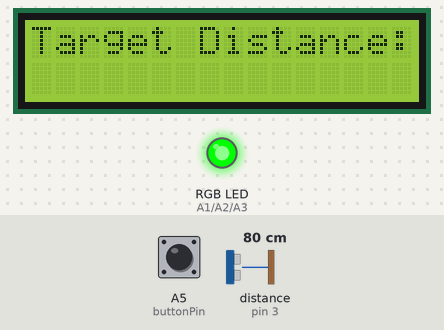
The sketch below on a simulated Arduino Uno, built with avr-gcc and run on an emulated ATmega328P. Parts: 16×2 character LCD, an RGB LED mixed from three pins (HIGH = lit). The test bench sets the inputs (shaded band); at power-on: distance to the obstacle (sensor on pin 3) 80 cm, A5 (buttonPin) LOW. The echo pulse lasts 58.3 µs per cm; the modem accepts every AT command (registered, SIM ready, sends succeed) and sends nothing else; pins used as bus, display or sensor lines are not drawn; what the sketch prints to the serial monitor is not drawn.

Above: at 13.1 s.
At 15.7 s:
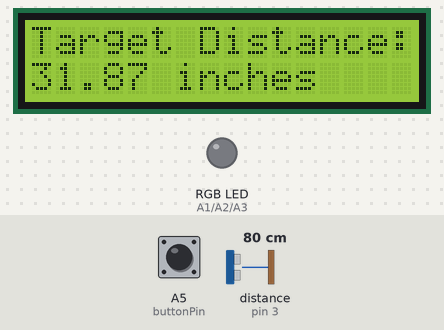
15.8 s: distance to the obstacle (sensor on pin 3) set to 2 cm
At 22.4 s:
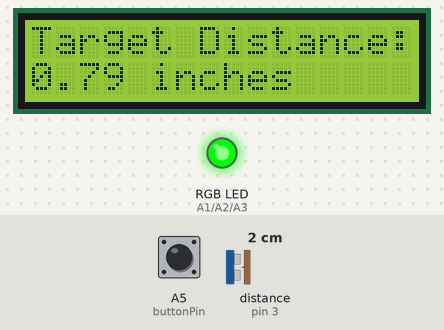
23.6 s: distance to the obstacle (sensor on pin 3) set to 4 cm
At 24.9 s:
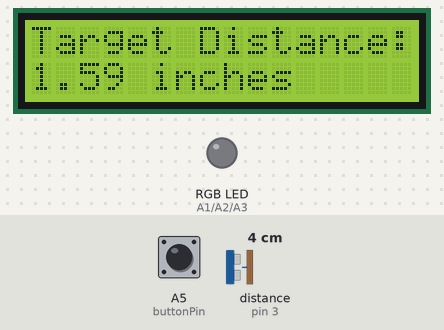
28.3 s: distance to the obstacle (sensor on pin 3) set to 9 cm
At 30.8 s:
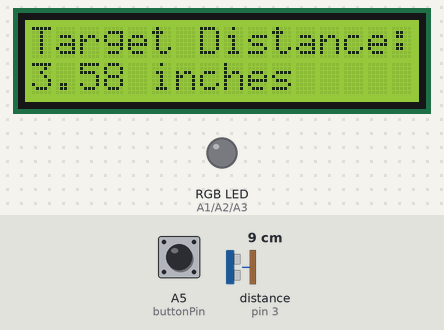
Timing chart, 0 to 39.2 s (numbered marks = the images above; inputs shaded):
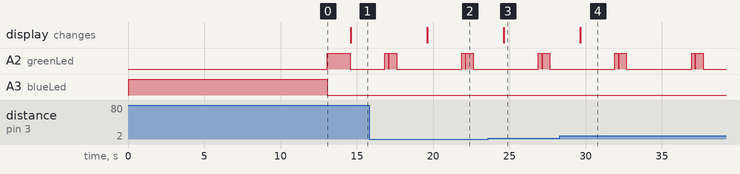

The sketch:

bySwitchDatabase.ino
```cpp
/**
 *@author RAJ_SHAH
 *@author imec studios aka lab55
*/

/**
 * ultra ---  arduino Uno
 * vcc        5v
 * gnd        gnd
 * echo       2
 * trig       3
 *
 *esp8266 --- Arduino Uno
 * vcc        3.3V
 * gnd        gnd
 * tx         12
 * rx         13
 * rst        3.3V
 */


#include <LiquidCrystal.h>        //Load Liquid Crystal Library
#include <SoftwareSerial.h>       //wifi is communicating througth serialPorts

#define  uchar unsigned char      //To reduce programming time only
#define uint  unsigned int
#define DEBUG FALSE               //comment out to remove debug msgs

//*-- Hardware Serial
#define _baudrate 115200           //mey differ for your wifi Module____mine is esp8266

//*-- Software Serial
#define _rxpin      12
#define _txpin      13

//Maximum length of the array
#define MAX_LEN 16


//*-- IoT Information
#define SSID "LAB55"              //SSID of your router/network
#define PASS "abc54321"             //PASSWORD to connectwith it.
#define DEST_HOST "www.storywith.in"            //IP address or URL of website/server You wants to connect
#define DEST_IP "50.31.138.216"

SoftwareSerial wifi( _rxpin, _txpin ); // RX, TX
uchar serNumA[5];

uchar fifobytes;
uchar fifoValue;

//For RGB Leds
const int redLed = A1;
const int greenLed = A2;
const int blueLed = A3;

const int buttonPin = A5;     // the number of the pushbutton pin
int buttonState = 0;         // variable for reading the pushbutton status

String GET = "GET /ultraInsert.php";     //FilePath to which you wants to send data through GET REQUEST

//LCD + Ultra
LiquidCrystal LCD(8, 9, 4, 5, 6, 7); //Create Liquid Crystal Object called LCD

int trigPin = 2; //Sensor Trip pin connected to Arduino pin 13
int echoPin = 3; //Sensor Echo pin connected to Arduino pin 11
int myCounter = 0; //declare your variable myCounter and set to 0
int servoControlPin = 6; //Servo control line is connected to pin 6
float pingTime;  //time for ping to travel from sensor to target and return
float targetDistance; //Distance to Target in inches
float speedOfSound = 776.5; //Speed of sound in miles per hour when temp is 77 degrees.


void setup() {
  // put your setup code here, to run once:
  pinMode(redLed, OUTPUT);
  pinMode(greenLed, OUTPUT);
  pinMode(blueLed, OUTPUT);

  pinMode(trigPin, OUTPUT);
  pinMode(echoPin, INPUT);

// initialize the pushbutton pin as an input:
  pinMode(buttonPin, INPUT);

  LCD.begin(16, 2); //Tell Arduino to start your 16 column 2 row LCD
  LCD.setCursor(0, 0); //Set LCD cursor to upper left corner, column 0, row 0
  LCD.print("Target Distance:");  //Print Message on First Row

  Serial.begin( _baudrate );       // comment means debugging through SerialMonitor is off.
  wifi.begin( _baudrate );            //Start wifi


  //Start Connection with the wifi
AT:
  analogWrite(blueLed, 255);             //MAKE Blue led glow to indicate power suply.
  sendWifi("AT\r\n");
  delay(5000);                                //5 Sec. Delay
  if (wifi.find("OK"))
  {
    Serial.println("RECEIVED: OK\nData ready to sent!");
    Serial.println("Wiring of wifi is OK.");

    connectWiFi();

  }
  else
  {
    blinkLed(redLed, 2000);               //2 Sec. Delay
    goto AT;
  }
}

void loop() {

  // put your main code here, to run repeatedly:
  //Lcd + Ultra
  digitalWrite(trigPin, LOW); //Set trigger pin low
  delayMicroseconds(2000); //Let signal settle
  digitalWrite(trigPin, HIGH); //Set trigPin high
  delayMicroseconds(15); //Delay in high state
  digitalWrite(trigPin, LOW); //ping has now been sent
  delayMicroseconds(10); //Delay in high state

  pingTime = pulseIn(echoPin, HIGH);  //pingTime is presented in microceconds
  pingTime=pingTime/1000000; //convert pingTime to seconds by dividing by 1000000 (microseconds in a second)
  pingTime=pingTime/3600; //convert pingtime to hourse by dividing by 3600 (seconds in an hour)
  targetDistance= speedOfSound * pingTime;  //This will be in miles, since speed of sound was miles per hour
  targetDistance=targetDistance/2; //Remember ping travels to target and back from target, so you must divide by 2 for actual target distance.
  targetDistance= targetDistance*63360;    //Convert miles to inches by multipling by 63360 (inches per mile)

  LCD.setCursor(0,1);  //Set cursor to first column of second row
  LCD.print("                "); //Print blanks to clear the row
  LCD.setCursor(0,1);   //Set Cursor again to first column of second row
  LCD.print(targetDistance); //Print measured distance
  LCD.print(" inches");  //Print your units.
  delay(250); //pause to let things settle

  buttonState = digitalRead(buttonPin);

  // check if the pushbutton is pressed.
  // if it is, the buttonState is HIGH:
  //if (buttonState == LOW) {

    updateDatabase(targetDistance);

  //}

  delay(1000);
}


//Function to BLINK the LED
void blinkLed(int ledPin , int delayTime)
{
  analogWrite(redLed, 0);
  analogWrite(greenLed, 0);
  analogWrite(blueLed, 0);

  analogWrite(ledPin, 255);
  delay(delayTime);
  analogWrite(ledPin, 0);

}

//Function to Send AT commands to wifi
void sendWifi(String cmd)
{
  Serial.print("SEND: ");
  Serial.println(cmd);
  wifi.println(cmd);
}


//Function to connect to the network --> One TIME Progarmm
boolean connectWiFi()
{
  wifi.println("AT+CWMODE=1");          //WiFi STA mode - if '3' it is both client and AP
  delay(2000);                                            //2 Seconds Waiting
  //Connect to Router with AT+CWJAP="SSID","Password";
  // Check if connected with AT+CWJAP?
  String cmd = "AT+CWJAP=\"";           // Join accespoint
  cmd += SSID;
  cmd += "\",\"";
  cmd += PASS;
  cmd += "\"";
CWJAP:
  sendWifi(cmd);
  delay(5000);                                             //5 Seconds Waiting

  if (wifi.find("OK"))
  {
    Serial.println("RECIEVED: OK");
    goto CIPMUX;                                        //connection Established Go MAke SINGLE CONNECTION
    //return true;
  }
  else if (wifi.find("Error"))
  {
    Serial.println("RECEIVED: Error");
    blinkLed(redLed, 500);                            //1.5 Sec. delay(total).
    blinkLed(redLed, 500);
    blinkLed(redLed, 500);
    goto CWJAP;                                                //Found Error
    //return true;
  }
  else
  {
    Serial.println("returned value is untrackable");
    //goto CWJAP;
    blinkLed(blueLed, 500);                         //COULD NOT TRACK wifi's Replay
    //Ignoring replay and assuming connection Established   //1 Sec. Delay
    //return false;
  }
CIPMUX:
  cmd = "AT+CIPMUX=0";// Set Single connection
  sendWifi( cmd );
  if ( wifi.find( "Error") )
  {
    Serial.print( "RECEIVED: Error" );                //single connection failed.
    blinkLed(redLed, 500);                            //1 Sec. delay(total).
    blinkLed(redLed, 500);
    goto CIPMUX;
    //return false;
  }
  //**********else if( wifi.find("OK"))
  blinkLed(greenLed, 500);                            //1.5 Sec. delay(total).
  blinkLed(greenLed, 500);
  blinkLed(greenLed, 500);                            //Indicating ready for reading RFID cards
}

// SEND GET REQUEST(QUERY) to Perticulor URL
void updateDatabase( float distanceValue )
{
  // ESP8266 Client
  //AT+CIPSTART="TCP","server",80;            //Single TCP connection
  String cmd = "AT+CIPSTART=\"TCP\",\"";      // Setup TCP connection
  cmd += DEST_IP;
  cmd += "\",80";
  sendWifi(cmd);
  delay(2000);                                //2 Sec. Delay
  if ( wifi.find( "OK" ) )
  {
    Serial.print( "RECEIVED: OK" );
    blinkLed(greenLed, 250);               //0.25 Sec. Delay
    //connected to the SERVER
    //return;
  }
  else if ( wifi.find( "Error" ) )
  {
    Serial.print( "RECEIVED: Error\nExit1" );
    blinkLed(redLed, 250);                  //0.25 Sec. Delay

    //Please place the card again.
    return;
  }
  else
  {
    Serial.print( "Data Could Not be Retrieved" );
    blinkLed(blueLed, 250);               //0.25 Sec. Delay
    //return;
  }

  //  AT+CIPSEND=length
  //  >GET /databaseInsert.php?&field1=value1
  cmd = GET + "?&data0=" + distanceValue + " HTTP/1.1\r\nHOST: " + DEST_HOST + ":80\r\n\r\n";
  wifi.print( "AT+CIPSEND=" );
  wifi.println( cmd.length() );
  Serial.print( "AT+CIPSEND=" );
  Serial.println( cmd.length() );
  //Serial.print(wifi.read());
  if (wifi.find( ">" ) )
  {
    Serial.print(">");
    Serial.print(cmd);
    wifi.print(cmd);

    if ( wifi.find("OK") )
    {
      Serial.println( "RECEIVED: OK" );
    }
    else if ( wifi.find("Error") )
    {
      Serial.println( "RECEIVED: Error\nExit2" );
    }
    else
    {
      Serial.print( "Data Could Not be Retrieved" );
    }
    blinkLed(greenLed, 500);               //0.5 Sec. Delay
    //Attandance Taken
  }
  else
  {
    sendWifi( "AT+CIPCLOSE" );              //close TCP connection
    blinkLed(redLed, 500);                  //0.5 Sec. Delay
    //Attandance NOT Taken

    delay(1000);
    if ( wifi.find("OK") )
    {
      Serial.println( "RECEIVED: OK" );
    }
    else
    {
      Serial.println( "RECEIVED: Error\nExit2" );
    }
  }
  delay(1000);
}
```

Measured:
- after the input at 15.8 s, the display: changes after 3.8 s (image 2)
- after the input at 23.6 s, the display: changes after 1.0 s (image 3)
- after the input at 28.3 s, the display: changes after 1.4 s (image 4)
